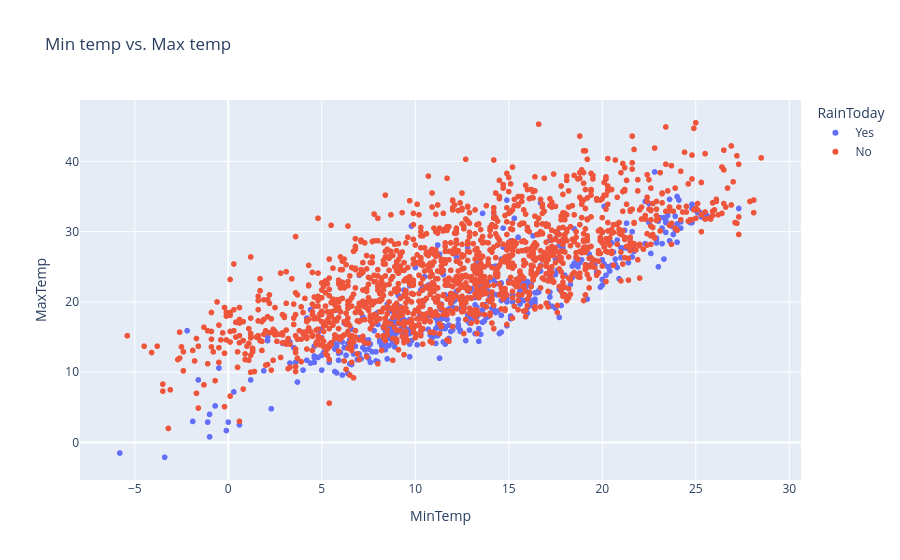

Notebook code for this chart:
### Code cell
px.scatter(raw_df.sample(2000),
           title="Min temp vs. Max temp",
           x="MinTemp",
           y="MaxTemp",
           color="RainToday")

### Figure 1 — Plotly figure (JSON) as saved in the notebook; plotly's stock layout.template omitted (floating-point values rounded to 4 significant figures; data arrays with more than 128 entries replaced by an {"elided": "..."} marker saying what was removed)
{"data": [{"hovertemplate": "RainToday=Yes<br>MinTemp=%{x}<br>MaxTemp=%{y}<extra></extra>", "legendgroup": "Yes", "marker": {"color": "#636efa", "symbol": "circle"}, "mode": "markers", "name": "Yes", "showlegend": true, "type": "scattergl", "x": {"elided": "450 float values"}, "xaxis": "x", "y": {"elided": "450 float values"}, "yaxis": "y"}, {"hovertemplate": "RainToday=No<br>MinTemp=%{x}<br>MaxTemp=%{y}<extra></extra>", "legendgroup": "No", "marker": {"color": "#EF553B", "symbol": "circle"}, "mode": "markers", "name": "No", "showlegend": true, "type": "scattergl", "x": {"elided": "1550 float values"}, "xaxis": "x", "y": {"elided": "1550 float values"}, "yaxis": "y"}], "layout": {"legend": {"title": {"text": "RainToday"}, "tracegroupgap": 0}, "title": {"text": "Min temp vs. Max temp"}, "xaxis": {"anchor": "y", "domain": [0, 1], "title": {"text": "MinTemp"}}, "yaxis": {"anchor": "x", "domain": [0, 1], "title": {"text": "MaxTemp"}}}}
